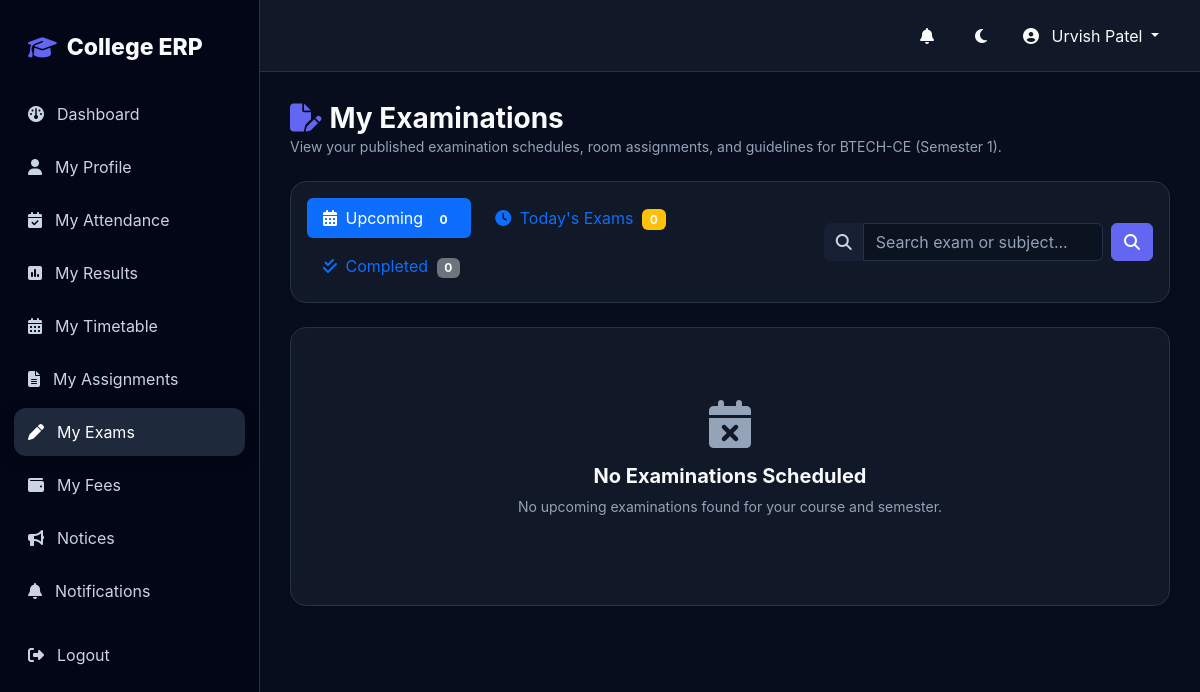
The page /examinations/my-exams/ (signed in) on the database as committed earlier.
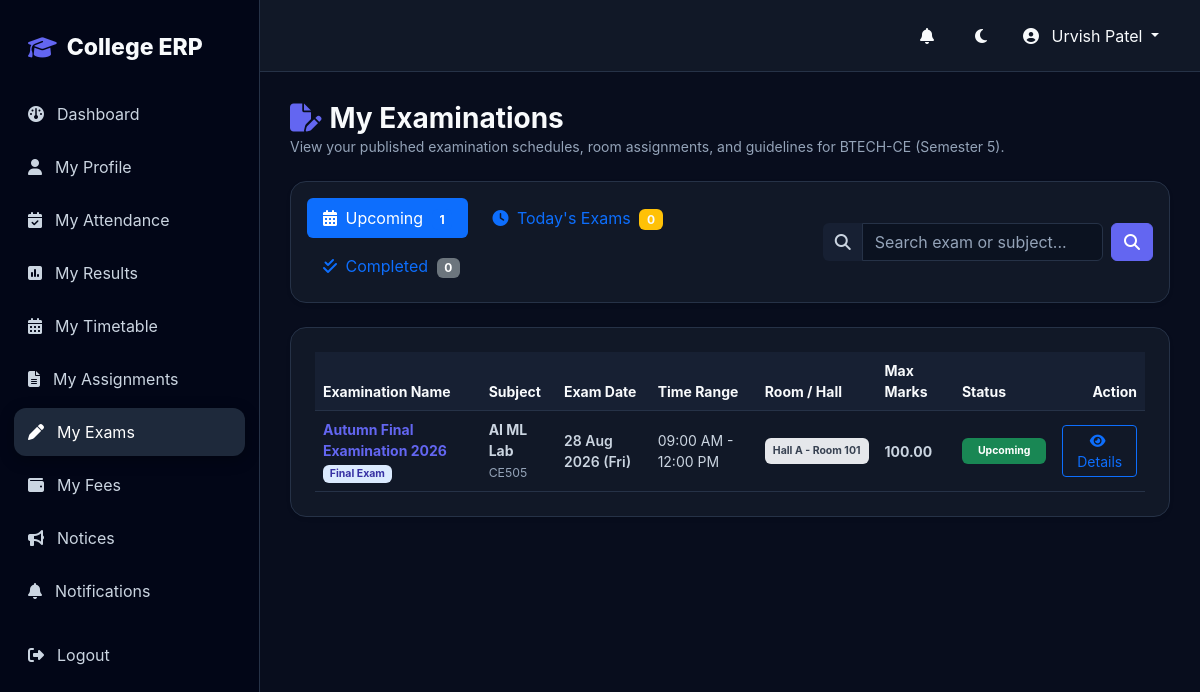
The same page on the database as committed later.
### students/models.py (models this page shows, shortened)
class Student(models.Model):
    GENDER_CHOICES = [
        ("MALE", "Male"),
        ("FEMALE", "Female"),
        ("OTHER", "Other"),
    ]
    user = models.OneToOneField(
        User,
        on_delete=models.CASCADE,
        related_name="student_profile",
        blank=True,
        null=True,
    )
    student_id = models.CharField(
        max_length=30,
        unique=True
    )
    profile_photo = models.ImageField(
        upload_to="students/",
        blank=True,
        null=True
    )
    first_name = models.CharField(max_length=100)
    last_name = models.CharField(max_length=100)
    email = models.EmailField()
    phone = models.CharField(
        max_length=15,
        blank=True
    )
    date_of_birth = models.DateField(
        blank=True,
        null=True
    )
    gender = models.CharField(
        max_length=10,
        choices=GENDER_CHOICES,
        blank=True
    )
    address = models.TextField(
        blank=True
    )
    guardian_name = models.CharField(
        max_length=150,
        blank=True
    )
    guardian_phone = models.CharField(
        max_length=15,
        blank=True
    )
    department = models.ForeignKey(
        Department,
        on_delete=models.PROTECT,
        related_name="students"
    )
    course = models.ForeignKey(
        Course,
        on_delete=models.PROTECT,
        related_name="students"
    )
    semester = models.ForeignKey(
        Semester,
        on_delete=models.PROTECT,
        related_name="students"
    )
    academic_year = models.ForeignKey(
        AcademicYear,
        on_delete=models.PROTECT,
        related_name="students"
    )
    admission_date = models.DateField(
        auto_now_add=True
    )
    is_active = models.BooleanField(
        default=True
    )
    created_at = models.DateTimeField(
        auto_now_add=True
    )
    updated_at = models.DateTimeField(
        auto_now=True
    )
    class Meta:
        ordering = ["student_id"]

### academics/models.py (models this page shows, shortened)
class Semester(models.Model):
    name = models.CharField(max_length=50)
    number = models.PositiveIntegerField()
    is_active = models.BooleanField(default=False)
    class Meta:
        ordering = ["number"]

class Course(models.Model):
    department = models.ForeignKey(
        Department,
        on_delete=models.CASCADE,
        related_name="courses"
    )
    name = models.CharField(max_length=150)
    code = models.CharField(max_length=30, unique=True)
    duration_years = models.PositiveIntegerField(default=4)
    description = models.TextField(blank=True)
    is_active = models.BooleanField(default=True)
    class Meta:
        ordering = ["name"]

class Subject(models.Model):
    SUBJECT_TYPES = [
        ("THEORY", "Theory"),
        ("PRACTICAL", "Practical"),
        ("LAB", "Lab"),
    ]
    course = models.ForeignKey(
        Course,
        on_delete=models.CASCADE,
        related_name="subjects"
    )
    semester = models.ForeignKey(
        Semester,
        on_delete=models.CASCADE,
        related_name="subjects"
    )
    name = models.CharField(max_length=150)
    code = models.CharField(max_length=30, unique=True)
    credits = models.PositiveIntegerField(default=3)
    subject_type = models.CharField(
        max_length=20,
        choices=SUBJECT_TYPES,
        default="THEORY"
    )
    is_active = models.BooleanField(default=True)
    class Meta:
        ordering = ["name"]

### examinations/models.py (models this page shows, shortened)
class ExamSchedule(models.Model):
    exam = models.ForeignKey(
        "results.Exam",
        on_delete=models.CASCADE,
        related_name="schedules"
    )
    subject = models.ForeignKey(
        "academics.Subject",
        on_delete=models.PROTECT,
        related_name="exam_schedules"
    )
    course = models.ForeignKey(
        "academics.Course",
        on_delete=models.PROTECT,
        related_name="exam_schedules"
    )
    semester = models.ForeignKey(
        "academics.Semester",
        on_delete=models.PROTECT,
        related_name="exam_schedules"
    )
    academic_year = models.ForeignKey(
        "academics.AcademicYear",
        on_delete=models.PROTECT,
        related_name="exam_schedules"
    )
    exam_date = models.DateField()
    start_time = models.TimeField()
    end_time = models.TimeField()
    room = models.CharField(
        max_length=100,
        blank=True
    )
    faculty = models.ForeignKey(
        "faculty.Faculty",
        on_delete=models.SET_NULL,
        blank=True,
        null=True,
        related_name="invigilation_schedules",
        verbose_name="Invigilator"
    )
    max_marks = models.DecimalField(
        max_digits=6,
        decimal_places=2,
        default=100.00
    )
    instructions = models.TextField(blank=True)
    is_active = models.BooleanField(default=True)
    created_at = models.DateTimeField(auto_now_add=True)
    updated_at = models.DateTimeField(auto_now=True)
    class Meta:
        ordering = ["exam_date", "start_time"]
        constraints = [
            models.UniqueConstraint(
                fields=["exam", "subject", "course", "semester", "exam_date"],
                name="unique_exam_schedule"
            )
        ]
    @property
    def computed_status(self):
        if not self.is_active:
            return "Inactive"
        now = timezone.now()
        today = now.date()
        if self.exam_date < today:
            return "Completed"
        else:
            return "Upcoming"

### results/models.py (models this page shows, shortened)
class Exam(models.Model):
    EXAM_TYPE_CHOICES = [
        ("MIDTERM", "Mid Term"),
        ("INTERNAL", "Internal"),
        ("PRACTICAL", "Practical"),
        ("FINAL", "Final Exam"),
        ("VIVA", "Viva"),
        ("REMEDIAL", "Remedial"),
        ("UNIT_TEST", "Unit Test"),
        ("OTHER", "Other"),
    ]
    name = models.CharField(
        max_length=150
    )
    exam_type = models.CharField(
        max_length=30,
        choices=EXAM_TYPE_CHOICES
    )
    academic_year = models.ForeignKey(
        "academics.AcademicYear",
        on_delete=models.PROTECT,
        related_name="exams"
    )
    semester = models.ForeignKey(
        "academics.Semester",
        on_delete=models.PROTECT,
        related_name="exams"
    )
    start_date = models.DateField(
        blank=True,
        null=True
    )
    end_date = models.DateField(
        blank=True,
        null=True
    )
    description = models.TextField(
        blank=True
    )
    is_published = models.BooleanField(
        default=False
    )
    is_active = models.BooleanField(
        default=True
    )
    created_at = models.DateTimeField(
        auto_now_add=True
    )
    updated_at = models.DateTimeField(
        auto_now=True
    )
    class Meta:
        ordering = ["-start_date", "-created_at"]

### examinations/views.py (the view)
# urls.py: path("my-exams/", student_exams, name="student_exams"),
@login_required
def student_exams(request):
    role, is_admin, faculty, student = get_user_role_and_profiles(request.user)
    if not student and not is_admin:
        messages.error(request, "Student profile not found.")
        return redirect("dashboard")
    if student:
        schedules_qs = ExamSchedule.objects.filter(
            exam__is_published=True,
            exam__is_active=True,
            is_active=True,
            course=student.course,
            semester=student.semester,
            academic_year=student.academic_year
        ).select_related("exam", "subject", "faculty")
    else:
        schedules_qs = ExamSchedule.objects.filter(
            exam__is_published=True,
            exam__is_active=True,
            is_active=True
        ).select_related("exam", "subject", "faculty")
    q = request.GET.get("q", "").strip()
    if q:
        schedules_qs = schedules_qs.filter(
            Q(exam__name__icontains=q) | Q(subject__name__icontains=q) | Q(subject__code__icontains=q)
        )
    now = timezone.now()
    today = now.date()
    upcoming_schedules = []
    today_schedules = []
    completed_schedules = []
    for sch in schedules_qs.order_by("exam_date", "start_time"):
        if sch.exam_date < today:
            completed_schedules.append(sch)
        elif sch.exam_date == today:
            today_schedules.append(sch)
        else:
            upcoming_schedules.append(sch)
    tab = request.GET.get("tab", "upcoming").lower()
    if tab == "today":
        display_schedules = today_schedules
    elif tab == "completed":
        display_schedules = completed_schedules
    else:
        display_schedules = upcoming_schedules
        tab = "upcoming"
    paginator = Paginator(display_schedules, 10)
    page_number = request.GET.get("page")
    page_obj = paginator.get_page(page_number)
    context = {
        "student": student,
        "page_obj": page_obj,
        "q": q,
        "tab": tab,
        "upcoming_count": len(upcoming_schedules),
        "today_count": len(today_schedules),
        "completed_count": len(completed_schedules),
    }
    return render(request, "examinations/student_exams.html", context)

### examinations/views.py (called while the page is built)
def get_user_role_and_profiles(user):
    is_admin = user.is_superuser or user.is_staff or (hasattr(user, "profile") and user.profile.role == "ADMIN")
    faculty = Faculty.objects.filter(user=user, is_active=True).first()
    student = Student.objects.filter(user=user, is_active=True).first()
    if is_admin:
        role = "ADMIN"
    elif faculty:
        role = "FACULTY"
    elif student:
        role = "STUDENT"
    else:
        role = "STUDENT"
    return role, is_admin, faculty, student

### notifications/context_processors.py (called while the page is built)
def unread_notifications(request):
    if request.user.is_authenticated:
        count = Notification.objects.filter(recipient=request.user, is_read=False).count()
        return {"unread_notifications_count": count}
    return {"unread_notifications_count": 0}

### templates/examinations/student_exams.html (shortened to what the changed rows need)
{% extends "base.html" %}
{% block content %}
<div class="container-fluid p-0">
    <div class="d-flex flex-column flex-md-row justify-content-between align-items-md-center mb-4 gap-3">
        <div>
            <h1 class="h3 fw-bold m-0"><i class="fa-solid fa-file-pen text-primary me-2"></i>My Examinations</h1>
            <p class="text-muted small m-0">View your published examination schedules, room assignments, and guidelines for {{ student.course.code }} (Semester {{ student.semester.number }}).</p>
        </div>
    </div>
    <div class="card border-0 shadow-sm rounded-4 p-3 mb-4" style="background: var(--surface);">
        <div class="d-flex flex-column flex-md-row justify-content-between align-items-md-center gap-3">
            <ul class="nav nav-pills gap-2">
                <li class="nav-item">
                    <a class="nav-link {% if tab == 'upcoming' %}active{% endif %}" href="?tab=upcoming&q={{ q }}">
                        <i class="fa-solid fa-calendar-days me-1"></i> Upcoming <span class="badge bg-primary ms-1">{{ upcoming_count }}</span>
                    </a>
                </li>
            </ul>
        </div>
    </div>
    <div class="card border-0 shadow-sm rounded-4 p-4" style="background: var(--surface);">
        {% if page_obj %}
        <div class="table-responsive">
            <table class="table table-hover align-middle m-0 small">
                <thead>
                    <tr>
                        <th>Examination Name</th>
                        <th>Subject</th>
                        <th>Exam Date</th>
                        <th>Time Range</th>
                        <th>Room / Hall</th>
                        <th>Max Marks</th>
                        <th>Status</th>
                        <th class="text-end">Action</th>
                    </tr>
                </thead>
                <tbody>
                    {% for sch in page_obj %}
                    <tr>
                        <td>
                            <div class="fw-bold text-primary">{{ sch.exam.name }}</div>
                            <span class="badge bg-primary-subtle text-primary mt-1">{{ sch.exam.get_exam_type_display }}</span>
                        </td>
                        <td>
                            <div class="fw-bold">{{ sch.subject.name }}</div>
                            <small class="text-muted">{{ sch.subject.code }}</small>
                        </td>
                        <td class="fw-semibold">{{ sch.exam_date|date:"d M Y (D)" }}</td>
                        <td>{{ sch.start_time|time:"h:i A" }} - {{ sch.end_time|time:"h:i A" }}</td>
                        <td>
                            {% if sch.room %}
                            <span class="badge bg-secondary-subtle text-secondary p-2">{{ sch.room }}</span>
                            {% else %}
                            <span class="text-muted">TBA</span>
                            {% endif %}
                        </td>
                        <td class="fw-bold">{{ sch.max_marks }}</td>
                        <td>
                            {% if sch.computed_status == "Completed" %}
                            <span class="badge bg-secondary p-2 px-3">Completed</span>
                            {% elif sch.computed_status == "Ongoing" or sch.computed_status == "Today" %}
                            <span class="badge bg-warning text-dark p-2 px-3">Today</span>
                            {% else %}
                            <span class="badge bg-success p-2 px-3">Upcoming</span>
                            {% endif %}
                        </td>
                        <td class="text-end">
                            <a href="{% url 'schedule_detail' sch.pk %}" class="btn btn-sm btn-outline-primary" title="View Details">
                                <i class="fa-solid fa-eye me-1"></i> Details
                            </a>
                        </td>
                    </tr>
                    {% endfor %}
                </tbody>
            </table>
        </div>
        {% else %}
        <div class="text-center py-5">
            <i class="fa-solid fa-calendar-xmark fa-3x text-muted mb-3"></i>
            <h5 class="fw-bold">No Examinations Scheduled</h5>
            <p class="text-muted small">No {{ tab }} examinations found for your course and semester.</p>
        </div>
        {% endif %}
    </div>
</div>
{% endblock %}

Rows that differ between the two databases and show on the page:
changed Student "BTECH-CE": semester.number "1" → "5"
added ExamSchedule: exam.name "Autumn Final Examination 2026", exam.exam_type "Final Exam", subject.name "AI ML Lab", subject.code "CE505", exam_date "28 Aug 2026 (Fri)", start_time "09:00 AM", end_time "12:00 PM", room "Hall A - Room 101", max_marks "100.00", is_active "Upcoming"
Other text that changed with them:
{{ upcoming_count }}: "0" → "1"
{{ tab }}: "upcoming" → (not shown)
text no longer shown: "No Examinations Scheduled No examinations found for your course and semester."
text now shown: "Examination Name Subject Exam Date Time Range Room / Hall Max Marks Status Action"
